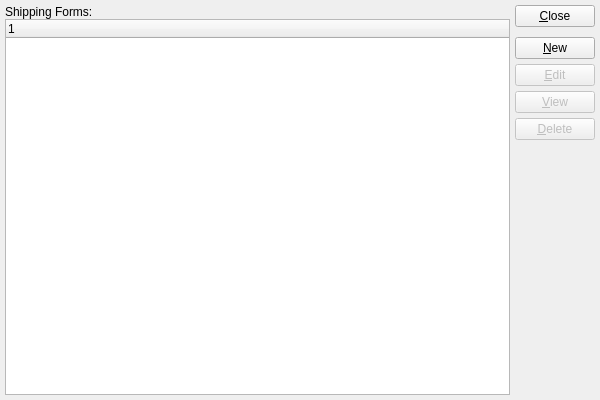
<?xml version="1.0" encoding="UTF-8"?>
<ui version="4.0">
 <comment>This file is part of the xTuple ERP: PostBooks Edition, a free and
open source Enterprise Resource Planning software suite,
Copyright (c) 1999-2018 by OpenMFG LLC, d/b/a xTuple.
It is licensed to you under the Common Public Attribution License
version 1.0, the full text of which (including xTuple-specific Exhibits)
is available at www.xtuple.com/CPAL.  By using this software, you agree
to be bound by its terms.</comment>
 <class>shippingForms</class>
 <widget class="QWidget" name="shippingForms">
  <property name="geometry">
   <rect>
    <x>0</x>
    <y>0</y>
    <width>600</width>
    <height>400</height>
   </rect>
  </property>
  <property name="windowTitle">
   <string>List Shipping Forms</string>
  </property>
  <layout class="QGridLayout" name="gridLayout">
   <item row="0" column="0">
    <layout class="QVBoxLayout">
     <property name="spacing">
      <number>0</number>
     </property>
     <item>
      <widget class="QLabel" name="_shippingFormsLit">
       <property name="enabled">
        <bool>true</bool>
       </property>
       <property name="text">
        <string>Shipping Forms:</string>
       </property>
      </widget>
     </item>
     <item>
      <widget class="XTreeWidget" name="_bolformat">
       <property name="sizePolicy">
        <sizepolicy hsizetype="Expanding" vsizetype="Expanding">
         <horstretch>0</horstretch>
         <verstretch>0</verstretch>
        </sizepolicy>
       </property>
      </widget>
     </item>
    </layout>
   </item>
   <item row="0" column="1">
    <layout class="QVBoxLayout" name="verticalLayout">
     <item>
      <widget class="QPushButton" name="_close">
       <property name="text">
        <string>&amp;Close</string>
       </property>
      </widget>
     </item>
     <item>
      <spacer name="verticalSpacer">
       <property name="orientation">
        <enum>Qt::Vertical</enum>
       </property>
       <property name="sizeType">
        <enum>QSizePolicy::Preferred</enum>
       </property>
       <property name="sizeHint" stdset="0">
        <size>
         <width>20</width>
         <height>5</height>
        </size>
       </property>
      </spacer>
     </item>
     <item>
      <widget class="QPushButton" name="_new">
       <property name="text">
        <string>&amp;New</string>
       </property>
      </widget>
     </item>
     <item>
      <widget class="QPushButton" name="_edit">
       <property name="enabled">
        <bool>false</bool>
       </property>
       <property name="text">
        <string>&amp;Edit</string>
       </property>
      </widget>
     </item>
     <item>
      <widget class="QPushButton" name="_view">
       <property name="enabled">
        <bool>false</bool>
       </property>
       <property name="text">
        <string>&amp;View</string>
       </property>
      </widget>
     </item>
     <item>
      <widget class="QPushButton" name="_delete">
       <property name="enabled">
        <bool>false</bool>
       </property>
       <property name="text">
        <string>&amp;Delete</string>
       </property>
      </widget>
     </item>
     <item>
      <spacer name="Spacer270">
       <property name="orientation">
        <enum>Qt::Vertical</enum>
       </property>
       <property name="sizeType">
        <enum>QSizePolicy::Expanding</enum>
       </property>
       <property name="sizeHint" stdset="0">
        <size>
         <width>20</width>
         <height>20</height>
        </size>
       </property>
      </spacer>
     </item>
    </layout>
   </item>
  </layout>
 </widget>
 <layoutdefault spacing="5" margin="5"/>
 <customwidgets>
  <customwidget>
   <class>XTreeWidget</class>
   <extends>QTreeWidget</extends>
   <header>xtreewidget.h</header>
   <container>1</container>
  </customwidget>
 </customwidgets>
 <tabstops>
  <tabstop>_bolformat</tabstop>
  <tabstop>_new</tabstop>
  <tabstop>_edit</tabstop>
  <tabstop>_view</tabstop>
  <tabstop>_delete</tabstop>
  <tabstop>_close</tabstop>
 </tabstops>
 <resources/>
 <connections>
  <connection>
   <sender>_close</sender>
   <signal>clicked()</signal>
   <receiver>shippingForms</receiver>
   <slot>close()</slot>
   <hints>
    <hint type="sourcelabel">
     <x>20</x>
     <y>20</y>
    </hint>
    <hint type="destinationlabel">
     <x>20</x>
     <y>20</y>
    </hint>
   </hints>
  </connection>
  <connection>
   <sender>_bolformat</sender>
   <signal>valid(bool)</signal>
   <receiver>_view</receiver>
   <slot>setEnabled(bool)</slot>
   <hints>
    <hint type="sourcelabel">
     <x>20</x>
     <y>20</y>
    </hint>
    <hint type="destinationlabel">
     <x>20</x>
     <y>20</y>
    </hint>
   </hints>
  </connection>
 </connections>
</ui>
